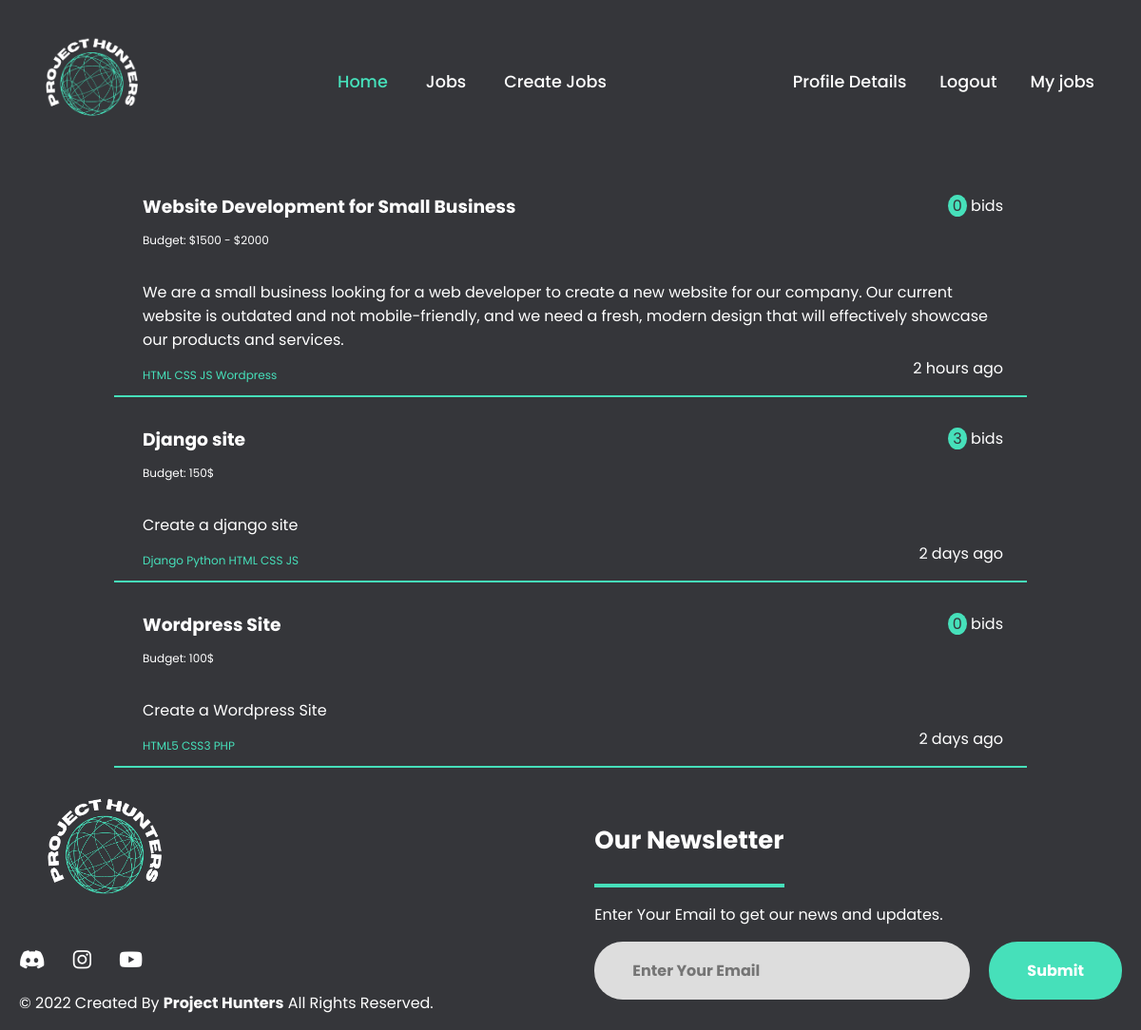
Page /projects/ (signed in) on the committed database.
### projects/models.py (models this page shows, shortened)
class Project(models.Model):
    name = models.CharField(max_length=100)
    description = models.TextField()
    details = models.TextField()
    pay = models.CharField(max_length=100, default=0)
    bids = models.IntegerField(default=0)
    is_it_done = models.BooleanField(default=False)
    creator =  models.ForeignKey(User, on_delete=models.CASCADE, related_name='projects_created')
    date_created = models.DateTimeField(auto_now_add=True)

### projects/views.py (the view)
# urls.py: path('', views.index, name='index'),
def index(request):
    jobs = Project.objects.all().order_by('-date_created')
    jobs_list = []
    for job in jobs:
        job.time_from_creating = " ".join(get_time_from_creating(job.date_created))
        jobs_list.append(job)
    return render(request, 'jobs-reading-page.html',{'jobs':jobs_list})

### projects/views.py (called while the page is built)
def get_time_from_creating(date):
    current_date = datetime.datetime.now()
    if date.tzinfo is not None:
        date = date.replace(tzinfo=None)
    difference = current_date - date
    difference = difference.total_seconds()
    difference-= 7200
    unit = 'seconds'
    if difference>60:
        difference/=60
        unit = 'minutes'
    if difference>60 and unit=='minutes':
        difference/=60
        unit = 'hours'
    if difference>24 and unit=='hours':
        difference/=24
        unit = 'days'
    if difference>7 and unit=='days':
        difference/=7
        unit = 'weeks'
    if math.floor(difference)==1:
        unit = unit[:-1]
    return str(math.floor(difference)), unit

### templates/jobs-reading-page.html
{% extends 'base.html' %}
{% block content %}
    <main class="jobs-reading">
        {% for job in jobs %}
            <a href='project-detials/{{job.id}}'>
                <div class="job">
                    <div class="text-container">
                        <h3 class="project-name">{{job.name}}</h3>
                        <div class="information-line">
                            <p class="project-details">{{job.details}}</p>
                            <p class="project-pay">Budget: {{job.pay}}</p>
                            <p class="project-bids"><span class='button'>{{job.bids}}</span> bids</p>
                        </div>
                        <p class="project-description">{{job.description}}</p>
                        <p class="project-date">{{job.time_from_creating}} ago</p>
                    </div>
                </div>
            </a>
        {% endfor %}
    </main>
{% endblock %}

### static/css/style.css (style rules this page uses)
:root { --bg-color: #35363a; --text-color: #fff; --main-color: #46e0ba; --primary-color: #222222; --secondary-color: #00b4d5; --tertiary-color: #0077b6; --yellow-color: #ffb900; --gray-color: #ffffff; }
* { padding: 0; margin: 0; box-sizing: border-box; font-family: 'Poppins', sans-serif; text-decoration: none; list-style: none; }
body { background: var(--bg-color); color: var(--text-color); }
h1,p { margin-block-start: 1em; margin-block-end: 1em; }
.button { background-color: #46e0ba; color: #35363a; margin-top: 10px; padding-right: 15px; padding-left: 15px; border-radius: 5px; font-size: 24px; border: #3c4245; cursor: pointer; box-shadow: 0px 0px 20px rgba(0, 85, 83, 0.4) }

### static/css/jobs-reading-page.css (style rules this page uses)
.jobs-reading .job { position: relative; padding: 15px; margin-left: 10%; margin-right: 10%; border-bottom: 2px; border-bottom-style: solid; border-bottom-color: #46e0ba; }
.jobs-reading .information-line { font-size: 12px; }
.jobs-reading .information-line p { display: inline-block; }
.jobs-reading p { overflow: hidden; text-overflow: ellipsis; display: -webkit-box; -webkit-line-clamp: 3; -webkit-box-orient: vertical; }
.jobs-reading .text-container { padding: 15px; }
.jobs-reading .project-bids { position: absolute; top: 15px; right: 25px; font-size: 16px; }
.jobs-reading .project-bids span { border-radius: 50%; cursor: none; box-shadow:none; font-size: 16px; margin-top: 0px; padding-right: 5px; padding-left: 5px; }
.jobs-reading .project-date { position: absolute; bottom: 0; right: 25px; }
.jobs-reading .project-details { color: #46e0ba; position: absolute; bottom: 0; }
.jobs-reading .project-bids,.jobs-reading .project-name,.jobs-reading .project-pay,.jobs-reading .project-description,.jobs-reading .project-date { color: white; }

### rows in the picture
Project: name "Website Development for Small Business", details "HTML CSS JS Wordpress", pay "$1500 - $2000", bids "0", description "We are a small business looking for a web developer to create a new website for our company. Our current website is outdated and not mobile-friendly, and we need a fresh, modern design that will effectively showcase our products and services.", time_from_creating "2 hours"
Project: name "Django site", details "Django Python HTML CSS JS", pay "150$", bids "3", description "Create a django site", time_from_creating "2 days"
Project: name "Wordpress Site", details "HTML5 CSS3 PHP", pay "100$", bids "0", description "Create a Wordpress Site", time_from_creating "2 days"
